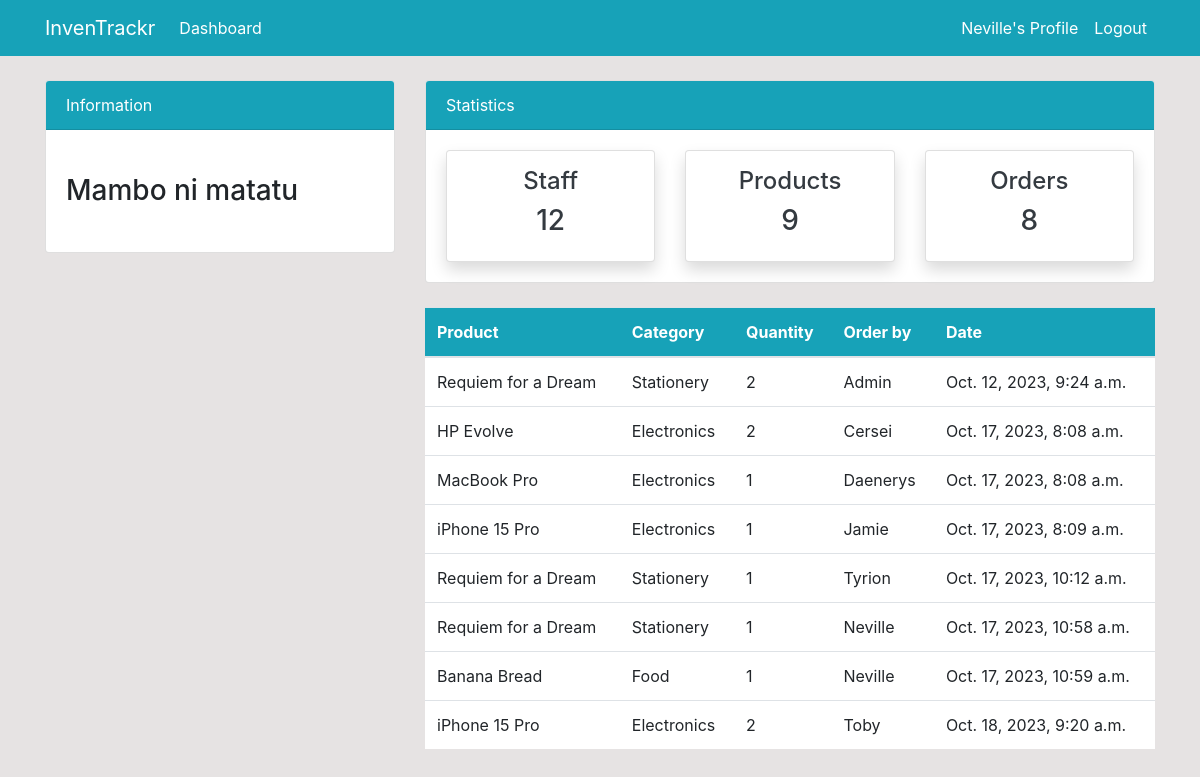
The page /order/ (signed in) on the database as committed earlier.
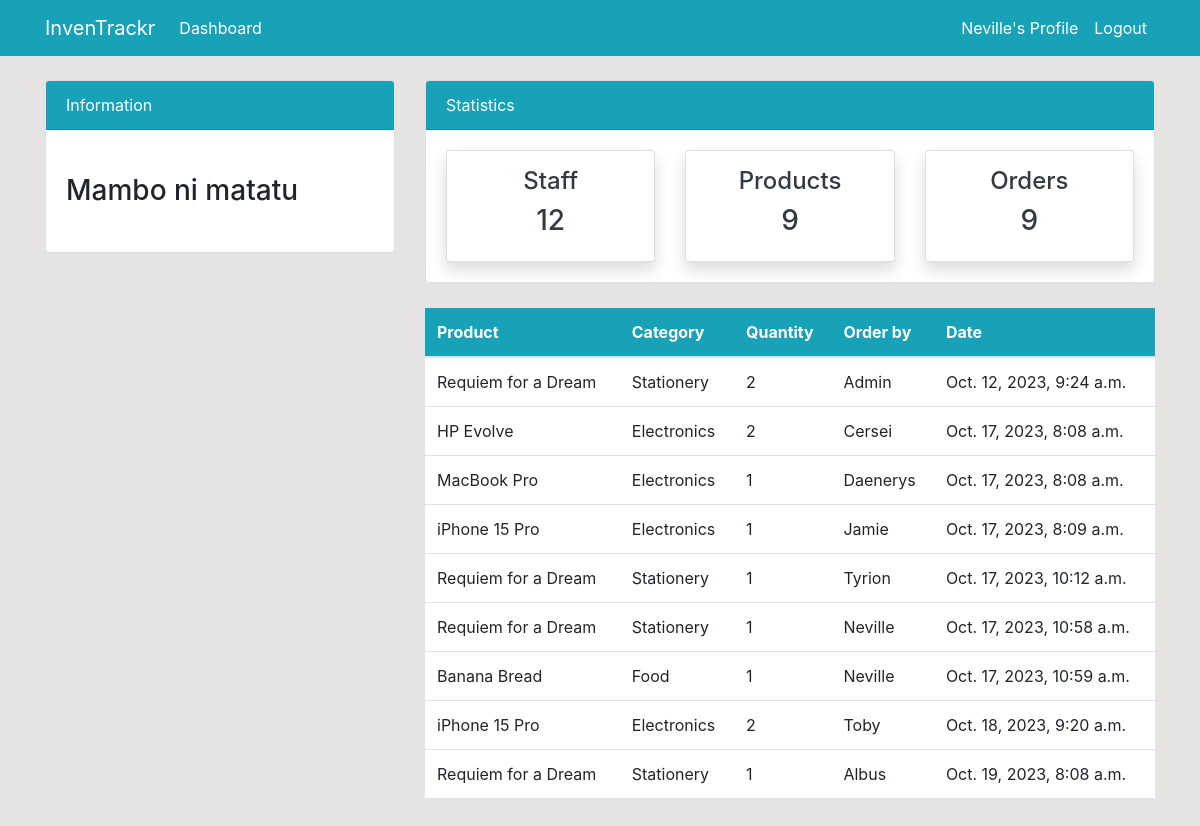
The same page on the database as committed later.
### dashboard/models.py (models this page shows, shortened)
class Order(models.Model):
    product = models.ForeignKey(Product, on_delete=models.CASCADE, null=True)
    staff = models.ForeignKey(User, models.CASCADE, null=True)
    order_quantity = models.PositiveIntegerField(null=True)
    date = models.DateTimeField(auto_now_add=True)

class Product(models.Model):
    name = models.CharField(max_length=100, null=True)
    category = models.CharField(max_length=20, choices=CATEGORY, null=True)
    quantity = models.PositiveIntegerField(null=True)

### dashboard/views.py (the view)
# urls.py: path('order/', views.order, name='dashboard-order'),
@login_required
def order(request):
    orders = Order.objects.all()
    orders_count = orders.count()
    items_count = Product.objects.all().count()
    workers_count = User.objects.all().count()
    context = {
        'orders':orders,
        'orders_count': orders_count,
        'items_count': items_count,
        'workers_count': workers_count,
    }
    return render(request, 'dashboard/order.html', context)

### templates/dashboard/order.html
{% extends 'partials/base.html' %} {% block title %}Orders Page{% endblock %}
{% block content %} {% include 'partials/hero.html' %}
<div class="container">
  <div class="row my-4">
    <div class="col-md-4"></div>
    <div class="col-md-8">
      <table class="table bg-white">
        <thead class="bg-info">
          <tr class="text-white">
            <th scope="col">Product</th>
            <th scope="col">Category</th>
            <th scope="col">Quantity</th>
            <th scope="col">Order by</th>
            <th scope="col">Date</th>
          </tr>
        </thead>
        <tbody>
          {% for order in orders%}
          <tr>
            <td>{{order.product.name}}</td>
            <td>{{order.product.category}}</td>
            <td>{{order.order_quantity}}</td>
            <td>{{order.staff.username}}</td>
            <td>{{order.date}}</td>
          </tr>
          {%endfor%}
        </tbody>
      </table>
    </div>
  </div>
</div>
{% endblock %}

Rows that differ between the two databases and show on the page:
added Order: product.name "Requiem for a Dream", product.category "Stationery", order_quantity "1", staff.username "Albus", date "Oct. 19, 2023, 8:08 a.m."
Other text that changed with them:
{{ orders_count }}: "8" → "9"
